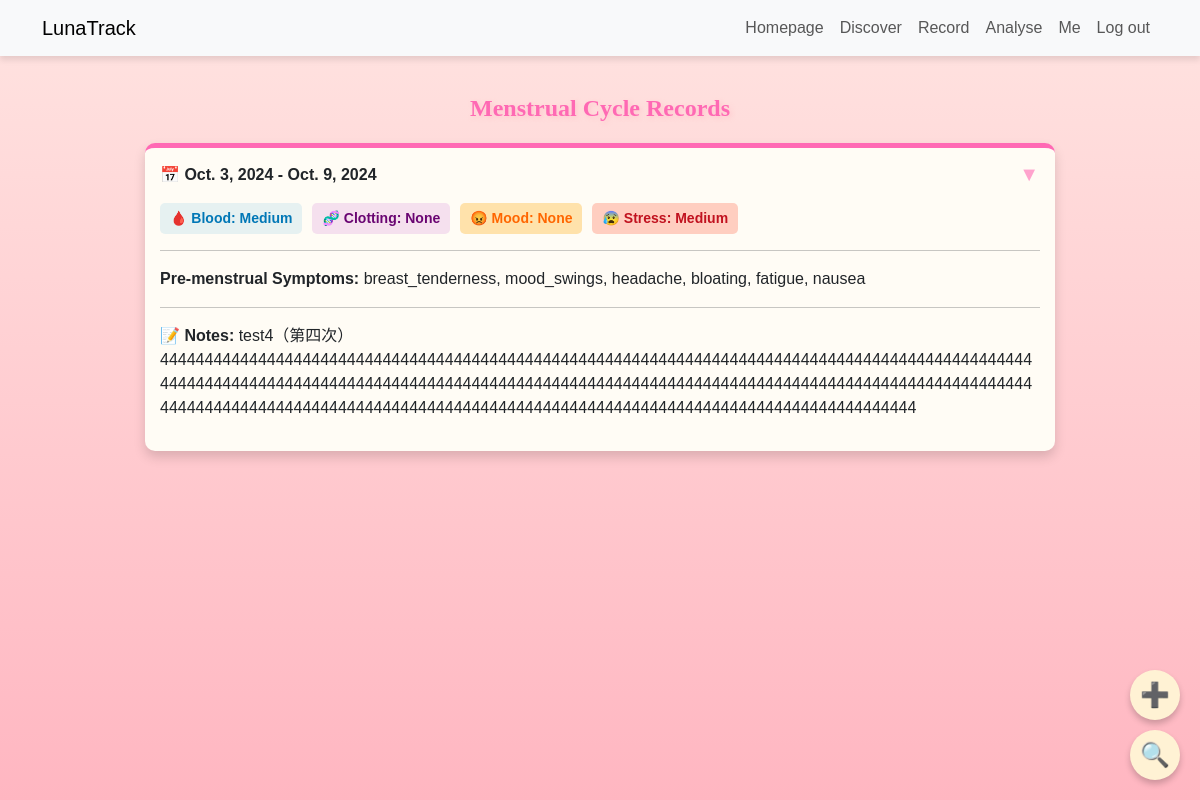
Page /record/ (signed in) on the committed database.
### records/models.py (models this page shows, shortened)
class MenstrualRecord(models.Model):
    user = models.ForeignKey(settings.AUTH_USER_MODEL, on_delete=models.CASCADE)
    start_date = models.DateField(verbose_name="Start Date")
    end_date = models.DateField(verbose_name="End Date")
    BLOOD_VOLUME_CHOICES = [('light', 'Light'), ('medium', 'Medium'), ('heavy', 'Heavy')]
    blood_volume = models.CharField(max_length=10, choices=BLOOD_VOLUME_CHOICES, verbose_name="Blood Volume", default='medium')
    CLOT_CHOICES = [('none', 'None'), ('small', 'Few Small Clots'), ('large', 'Many or Large Clots')]
    clotting = models.CharField(max_length=10, choices=CLOT_CHOICES, verbose_name="Clotting", default='none')
    MOOD_CHOICES = [('none', 'None'), ('mild', 'Mild'), ('moderate', 'Moderate'), ('severe', 'Severe')]
    mood_swings = models.CharField(max_length=10, choices=MOOD_CHOICES, verbose_name="Mood Swings", default='none')
    STRESS_LEVEL_CHOICES = [('low', 'Low'), ('medium', 'Medium'), ('high', 'High')]
    stress_level = models.CharField(max_length=10, choices=STRESS_LEVEL_CHOICES, verbose_name="Stress Level", default='medium')
    SYMPTOM_CHOICES = [
        ('breast_tenderness', 'Breast Tenderness'),
        ('mood_swings', 'Mood Swings'),
        ('headache', 'Headache'),
        ('bloating', 'Bloating'),
        ('fatigue', 'Fatigue'),
        ('nausea', 'Nausea'),
        ('other', 'Other')
    ]
    pre_menstrual_symptoms = models.JSONField(default=list, blank=True, verbose_name="Pre-menstrual Symptoms")
    menstrual_symptoms = models.JSONField(default=list, blank=True, verbose_name="Menstrual Symptoms")
    post_menstrual_symptoms = models.JSONField(default=list, blank=True, verbose_name="Post-menstrual Symptoms")
    symptom_description = models.TextField(blank=True, verbose_name="Additional Symptoms")

### records/views.py (the view)
# urls.py: path("", record_list, name="record"),
def record_list(request):
    records = MenstrualRecord.objects.filter(user=request.user).order_by("-start_date")
    form = MenstrualRecordForm()
    return render(request, "records/record_list.html", {"records": records, "symptom_choices": SYMPTOM_CHOICES})

### records/templates/records/record_list.html (shortened to what this page needs)
{% extends "base.html" %}
{% load static %}
{% block content %}
<div class="content_page">
    <h2 class="text-center">Menstrual Cycle Records</h2>
    <div class="record-list">
        {% for record in records %}
        <div class="record-card" data-id="{{ record.id }}">
            <div class="record-content">
                <p class="record-dates">📅 <strong>{{ record.start_date }} - {{ record.end_date }}</strong></p>
                <div class="record-info">
                    <span class="info-item blood">🩸 <strong>Blood:</strong> {{ record.get_blood_volume_display }}</span>
                    <span class="info-item clotting">🧬 <strong>Clotting:</strong> {{ record.get_clotting_display }}</span>
                    <span class="info-item mood">😡 <strong>Mood:</strong> {{ record.get_mood_swings_display }}</span>
                    <span class="info-item stress">😰 <strong>Stress:</strong> {{ record.get_stress_level_display }}</span>
                </div>
                {% if record.pre_menstrual_symptoms %}
                <hr class="record-divider">
                <p><strong>Pre-menstrual Symptoms:</strong> {{ record.pre_menstrual_symptoms|join:", " }}</p>
                {% endif %}
                {% if record.symptom_description %}
                <hr class="record-divider">
                <p class="record-notes">📝 <strong>Notes:</strong> {{ record.symptom_description }}</p>
                {% endif %}
            </div>
            <div class="record-actions">
                <button class="action-toggle">▼</button>
            </div>
        </div>
        {% empty %}
        <p class="text-center">🌸 No records yet, start tracking your cycle today!</p>
        {% endfor %}
    </div>
</div>
<div class="floating-buttons">
    <button class="btn btn-primary add-btn">➕</button>
    <button id="search-btn" class="btn btn-secondary search-btn">🔍</button>
</div>
<link rel="stylesheet" href="{% static 'css/record.css' %}">
{% endblock %}

### static/css/base.css (style rules this page uses)
body { padding-top: 80px; }

### static/css/record.css (style rules this page uses)
html, body { height: 100%; margin: 0; padding: 0; }
body { background: linear-gradient(to bottom, #ffe4e1, #ffb6c1); background-attachment: fixed; font-family: 'Arial', sans-serif; min-height: 100vh; display: flex; flex-direction: column; }
.content_page { margin-top: 50px; }
.text-center { margin-bottom: 20px; color: #ff69b4; font-family: "Comic Sans MS", "Patrick Hand", "Cute Font", "Quicksand", cursive; font-weight: bold; font-size: 1.5em; text-shadow: 2px 2px 4px rgba(255, 182, 193, 0.5); }
.record-card { display: flex; position: relative; flex-direction: column; background: #fffcf5; border-radius: 10px; padding: 15px; box-shadow: 0px 6px 12px rgba(0, 0, 0, 0.15); border-top: 5px solid #ff69b4; margin-bottom: 15px; transition: transform 0.2s ease-in-out; width: 100%; word-wrap: break-word; overflow: hidden; }
.record-info { display: flex; flex-wrap: wrap; gap: 10px; margin-top: 5px; font-size: 14px; font-weight: bold; }
.info-item { padding: 5px 10px; border-radius: 5px; font-weight: bold; white-space: normal; }
.record-actions { position: absolute; right: 10px; top: 10px; display: flex; flex-direction: row; gap: 5px; }
.action-toggle { background: none; border: none; font-size: 20px; cursor: pointer; opacity: 0.6; color: #ff69b4; }
.info-item.blood { background: rgba(173, 216, 230, 0.3); color: #0077b6; }
.info-item.clotting { background: rgba(221, 160, 221, 0.3); color: #6a0572; }
.info-item.mood { background: rgba(255, 165, 0, 0.3); color: #ff6600; }
.info-item.stress { background: rgba(255, 99, 71, 0.3); color: #c1121f; }
.floating-buttons { position: fixed; bottom: 20px; right: 20px; display: flex; flex-direction: column; gap: 10px; z-index: 999; }
.floating-buttons .btn { width: 50px; height: 50px; border-radius: 50%; font-size: 24px; display: flex; align-items: center; justify-content: center; border-color: rgba(0,0,0,0); box-shadow: 0 4px 6px rgba(0, 0, 0, 0.2); transition: transform 0.2s ease-in-out, background 0.3s; }
.add-btn { background-color: #fff2d4; color: white; border-color: rgba(0,0,0,0); }
.search-btn { background-color: #fff2d4; color: white; border-color: rgba(0,0,0,0) }

### rows in the picture
MenstrualRecord: start_date "Oct. 3, 2024", end_date "Oct. 9, 2024", blood_volume "Medium", clotting "None", mood_swings "None", stress_level "Medium", pre_menstrual_symptoms "breast_tenderness, mood_swings, headache, bloating, fatigue, nausea", symptom_description "test4（第四次）44444444444444444444444444444444444444444444444444444444444444444444444444444444444444444444444444444444444444444444444444444444444444444444444444444444444444444444444444444444444444444444444444444444444444444444444444444444444444444444444444444444444444444444444444444444444444444"
